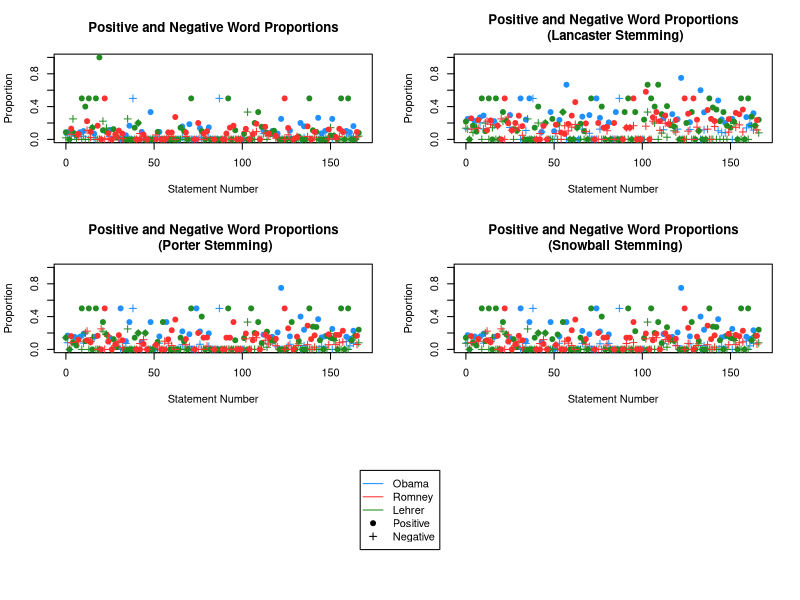

Write the R code that produced this figure.
setwd("C:\\Users\\drmiller1220\\Documents\\GitHub\\WUSTL\\HW1")

debatewords <- read.csv("debatewords.csv", header=TRUE)

debatewords$prop_positive_words <- debatewords$Number.of.positive.words/debatewords$Number.of.non.stop.words
debatewords$prop_negative_words <- debatewords$Number.of.negative.words/debatewords$Number.of.non.stop.words

debatewords$prop_positive_words_lan <- debatewords$Number.of.Lancaster.stemmed.positive.words/debatewords$Number.of.non.stop.words
debatewords$prop_negative_words_lan <- debatewords$Number.of.Lancaster.stemmed.negative.words/debatewords$Number.of.non.stop.words

debatewords$prop_positive_words_port <- debatewords$Number.of.Porter.stemmed.positive.words/debatewords$Number.of.non.stop.words
debatewords$prop_negative_words_port <- debatewords$Number.of.Porter.stemmed.negative.words/debatewords$Number.of.non.stop.words

debatewords$prop_positive_words_snow <- debatewords$Number.of.Snowball.stemmed.positive.words/debatewords$Number.of.non.stop.words
debatewords$prop_negative_words_snow <- debatewords$Number.of.Snowball.stemmed.negative.words/debatewords$Number.of.non.stop.words

layout(matrix(c(1,2,3,4,5,5), nrow=3, byrow=TRUE), 
       heights = c(0.35,0.35,0.3))

plot(y=debatewords$prop_positive_words[which(debatewords$Speaker=="OBAMA")],
     x=debatewords$Statement.Number[which(debatewords$Speaker=="OBAMA")],
     type="p", pch=19, col="dodgerblue", main = "Positive and Negative Word Proportions",
     xlab="Statement Number", ylab="Proportion", ylim=c(0,1), xlim=c(0,167))
points(y=debatewords$prop_negative_words[which(debatewords$Speaker=="OBAMA")],
       x=debatewords$Statement.Number[which(debatewords$Speaker=="OBAMA")],
       type="p", pch=3, col="dodgerblue")
points(y=debatewords$prop_positive_words[which(debatewords$Speaker=="LEHRER")],
       x=debatewords$Statement.Number[which(debatewords$Speaker=="LEHRER")],
       type="p", pch=19, col="forestgreen")
points(y=debatewords$prop_negative_words[which(debatewords$Speaker=="LEHRER")],
       x=debatewords$Statement.Number[which(debatewords$Speaker=="LEHRER")],
       type="p", pch=3, col="forestgreen")
points(y=debatewords$prop_positive_words[which(debatewords$Speaker=="ROMNEY")],
       x=debatewords$Statement.Number[which(debatewords$Speaker=="ROMNEY")],
       type="p", pch=19, col="firebrick1")
points(y=debatewords$prop_negative_words[which(debatewords$Speaker=="ROMNEY")],
       x=debatewords$Statement.Number[which(debatewords$Speaker=="ROMNEY")],
       type="p", pch=3, col="firebrick1")

plot(y=debatewords$prop_positive_words_lan[which(debatewords$Speaker=="OBAMA")],
     x=debatewords$Statement.Number[which(debatewords$Speaker=="OBAMA")],
     type="p", pch=19, col="dodgerblue", main = "Positive and Negative Word Proportions\n (Lancaster Stemming)",
     xlab="Statement Number", ylab="Proportion", ylim=c(0,1), xlim=c(0,167))
points(y=debatewords$prop_negative_words_lan[which(debatewords$Speaker=="OBAMA")],
       x=debatewords$Statement.Number[which(debatewords$Speaker=="OBAMA")],
       type="p", pch=3, col="dodgerblue")
points(y=debatewords$prop_positive_words_lan[which(debatewords$Speaker=="LEHRER")],
       x=debatewords$Statement.Number[which(debatewords$Speaker=="LEHRER")],
       type="p", pch=19, col="forestgreen")
points(y=debatewords$prop_negative_words_lan[which(debatewords$Speaker=="LEHRER")],
       x=debatewords$Statement.Number[which(debatewords$Speaker=="LEHRER")],
       type="p", pch=3, col="forestgreen")
points(y=debatewords$prop_positive_words_lan[which(debatewords$Speaker=="ROMNEY")],
       x=debatewords$Statement.Number[which(debatewords$Speaker=="ROMNEY")],
       type="p", pch=19, col="firebrick1")
points(y=debatewords$prop_negative_words_lan[which(debatewords$Speaker=="ROMNEY")],
       x=debatewords$Statement.Number[which(debatewords$Speaker=="ROMNEY")],
       type="p", pch=3, col="firebrick1")

plot(y=debatewords$prop_positive_words_port[which(debatewords$Speaker=="OBAMA")],
     x=debatewords$Statement.Number[which(debatewords$Speaker=="OBAMA")],
     type="p", pch=19, col="dodgerblue", main = "Positive and Negative Word Proportions\n (Porter Stemming)",
     xlab="Statement Number", ylab="Proportion", ylim=c(0,1), xlim=c(0,167))
points(y=debatewords$prop_negative_words_port[which(debatewords$Speaker=="OBAMA")],
       x=debatewords$Statement.Number[which(debatewords$Speaker=="OBAMA")],
       type="p", pch=3, col="dodgerblue")
points(y=debatewords$prop_positive_words_port[which(debatewords$Speaker=="LEHRER")],
       x=debatewords$Statement.Number[which(debatewords$Speaker=="LEHRER")],
       type="p", pch=19, col="forestgreen")
points(y=debatewords$prop_negative_words_port[which(debatewords$Speaker=="LEHRER")],
       x=debatewords$Statement.Number[which(debatewords$Speaker=="LEHRER")],
       type="p", pch=3, col="forestgreen")
points(y=debatewords$prop_positive_words_port[which(debatewords$Speaker=="ROMNEY")],
       x=debatewords$Statement.Number[which(debatewords$Speaker=="ROMNEY")],
       type="p", pch=19, col="firebrick1")
points(y=debatewords$prop_negative_words_port[which(debatewords$Speaker=="ROMNEY")],
       x=debatewords$Statement.Number[which(debatewords$Speaker=="ROMNEY")],
       type="p", pch=3, col="firebrick1")

plot(y=debatewords$prop_positive_words_snow[which(debatewords$Speaker=="OBAMA")],
     x=debatewords$Statement.Number[which(debatewords$Speaker=="OBAMA")],
     type="p", pch=19, col="dodgerblue", main = "Positive and Negative Word Proportions\n (Snowball Stemming)",
     xlab="Statement Number", ylab="Proportion", ylim=c(0,1), xlim=c(0,167))
points(y=debatewords$prop_negative_words_snow[which(debatewords$Speaker=="OBAMA")],
       x=debatewords$Statement.Number[which(debatewords$Speaker=="OBAMA")],
       type="p", pch=3, col="dodgerblue")
points(y=debatewords$prop_positive_words_snow[which(debatewords$Speaker=="LEHRER")],
       x=debatewords$Statement.Number[which(debatewords$Speaker=="LEHRER")],
       type="p", pch=19, col="forestgreen")
points(y=debatewords$prop_negative_words_snow[which(debatewords$Speaker=="LEHRER")],
       x=debatewords$Statement.Number[which(debatewords$Speaker=="LEHRER")],
       type="p", pch=3, col="forestgreen")
points(y=debatewords$prop_positive_words_snow[which(debatewords$Speaker=="ROMNEY")],
       x=debatewords$Statement.Number[which(debatewords$Speaker=="ROMNEY")],
       type="p", pch=19, col="firebrick1")
points(y=debatewords$prop_negative_words_snow[which(debatewords$Speaker=="ROMNEY")],
       x=debatewords$Statement.Number[which(debatewords$Speaker=="ROMNEY")],
       type="p", pch=3, col="firebrick1")

par(mar=c(0,0,0,0))
plot(0,0, type="n", axes=FALSE, xlab="", ylab="")
legend(x="center", legend=c("Obama","Romney",
                            "Lehrer", "Positive", "Negative"), lty=c(1,1,1,0,0),
                            pch=c(NA,NA,NA,19,3),
       col = c("dodgerblue","firebrick1","forestgreen","black","black"))

### Questions
### The plots present the positive and negative word proportions for the different kinds of
### stemming or full word analysis.  Each speaker is color-coded as indicated by the legend,
### and dots represent positive word proportions while crosses represent negative word proportions
### Across the plots, we notice that there are more extreme measured proportions when using
### Lancaster stemming than using the other types of stemming (or no stemming at all).
###
### Looking at fluctuations in negative and positive tone, we see that negativity is more prevalent 
### at the beginning, middle, and end of the debate.  This may correspond with the candidates
### jockeying for position--t the beginning of the debate they both try to gain the upper
### hand; after settling into an equilibrium, they become negative again in order to gain the
### advantage; and finally, after this midpoint scuffle, they become negative at the end in
### order to strike a knockout blow.  We also see that Obama has a few statements with very high
### (around 50%) proportions of negativity, which may suggest that he was doing poorly and 
### needed to regain momentum (this is supported by the widespread notion that Obama was not
### prepared for the debate and underperformed).  Interestingly, Romney appeared to have kept
### his composure when Obama displayed flashes of anger, refraining from responding with 
### negative language of his own.
